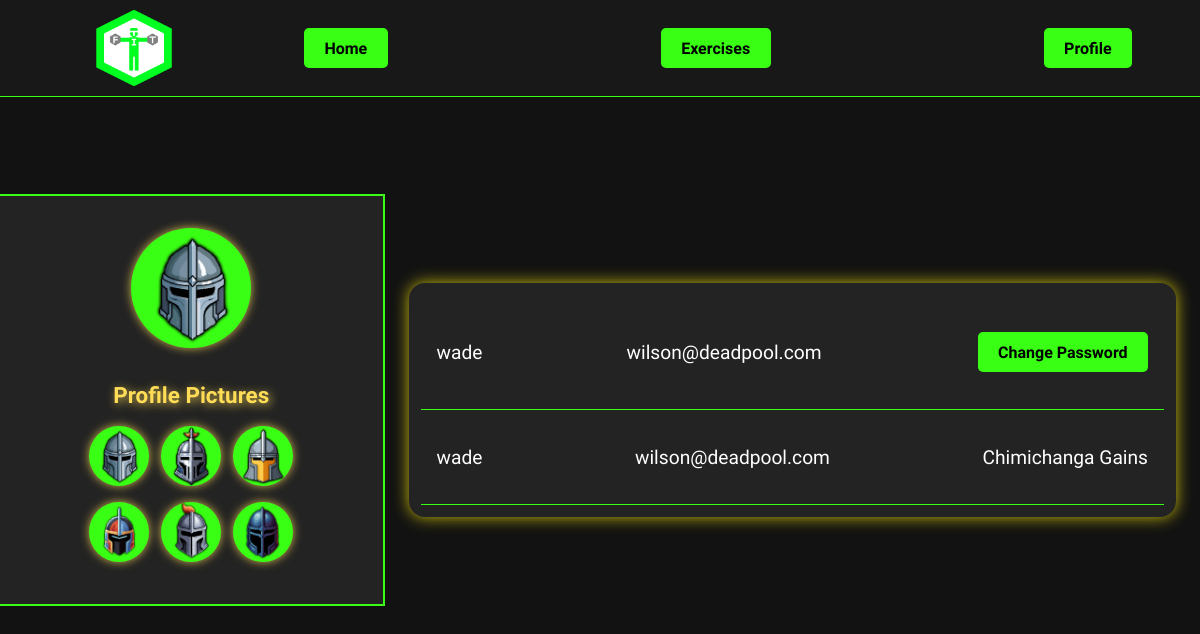
Page /fitness/profile/ (signed in) on the committed database.
### gym/models.py (models this page shows, shortened)
class FitCrawlerUser(AbstractBaseUser):
    email = models.EmailField(max_length=255, unique=True)
    username = models.CharField(max_length=63, unique=True)
    TYPES = ( ('FitKnight', 'FitKnight'), ('FitGuildOfficer', 'FitGuildOfficer'))
    user_type = models.CharField(max_length=31, choices=TYPES, default='FitKnight')
    gym = models.ForeignKey('gym.Gym', on_delete=models.SET_NULL, null=True, blank=True)
    profile_pic = models.CharField(max_length=63, default='default.png')
    is_admin = models.BooleanField(default=False)
    is_active = models.BooleanField(default=True)
    USERNAME_FIELD = 'username'
    EMAIL_FIELD = 'email'
    REQUIRED_FIELDS = ['email']
    objects = FitUserManager()

class Gym(models.Model):
    name = models.CharField(max_length=255)
    description = models.TextField(max_length=511, blank=True)
    join_code = models.CharField(max_length=31, unique=True)
    owner = models.OneToOneField(FitCrawlerUser, on_delete=models.CASCADE, related_name='owned_gym', primary_key=True)

### fitness/views.py (the view)
# urls.py: path('profile/', views.profile , name='profile'),
@login_required
def profile(request):
    user = request.user
    officer = None
    officer = FitCrawlerUser.objects.filter(id=user.gym_id).first()
    pfp = 'gym/pfp/' + user.profile_pic
    return render(request, 'fitness/profile.html', {'officer': officer, 'pfp':pfp})

### fitness/templates/fitness/profile.html
{% extends 'fitness/header.html' %}
{% load static %}
{% block content%}
<link rel="stylesheet" type="text/css" href="{% static 'fitness/profile.css' %}">
<body>
    <div class="left">
        <img src="{% static pfp %}" class="profilePic">
        <p class="profileTitle">Profile Pictures</p>
        <div class="profileContainer">
            <a href="{% url 'fitness:set_profile_picture' 0 %}"><img src="{% static 'gym/pfp/default.png' %}" class="profilePict"></a>
            <a href="{% url 'fitness:set_profile_picture' 1 %}"><img src="{% static 'gym/pfp/p2.png' %}" class="profilePict"></a>
            <a href="{% url 'fitness:set_profile_picture' 2 %}"><img src="{% static 'gym/pfp/p3.png' %}" class="profilePict"></a>
        </div>
        <div class="profileContainer">
            <a href="{% url 'fitness:set_profile_picture' 3 %}"><img src="{% static 'gym/pfp/p4.png' %}" class="profilePict"></a>
            <a href="{% url 'fitness:set_profile_picture' 4 %}"><img src="{% static 'gym/pfp/p5.png' %}" class="profilePict"></a>
            <a href="{% url 'fitness:set_profile_picture' 5 %}"><img src="{% static 'gym/pfp/p6.png' %}" class="profilePict"></a>
        </div>
    </div>
    <div class="right">
        <div class="row">
            <p class="text">{{user.username}}</p>
            <p class="text">{{user.email}}</p>
            <h4><a href="{% url 'gym:change_password' %}" class="button">Change Password</a></h4>
        </div>
        <div class="row">
            {% if officer %}
                <p class="text">{{ officer.username }}</p>
                <p class="text">{{ officer.email }}</p>
                <p class="text">{{ user.gym.name }}</p>
            {% else %}
                <p class="text">No officer found.</p>
                <p class="text">N/A</p>
                <p class="text">No gym found</p>
            {% endif %}
        </div>
    </div>
</body>
{% endblock %}

### fitness/static/fitness/header.css (style rules this page uses)
body { background-color: #282828; color: white; font-family: "Rajdhani", sans-serif; margin: 0; }
.button { display: inline-block; background-color: #39FF14; color: black; padding: 1.3vh 1.7vw; text-decoration: none; border-radius: 5px; margin-left: 1vw; transition: background-color 0.3s, transform 0.2s; border: none; cursor: pointer; }

### fitness/static/fitness/profile.css (style rules this page uses)
body { font-family: 'Rajdhani', sans-serif; background-color: #121212; color: white; margin: 0; padding: 0; display: flex; justify-content: center; align-items: center; height: 100vh; }
.left { width: 30%; background-color: #232323; display: flex; flex-direction: column; align-items: center; justify-content: center; padding: 4vh; border: 2px solid #39FF14; border-left: none; }
.profilePic { width: 10vw; height: 10vw; border-radius: 50%; background-color: #39FF14; margin-bottom: 1.5vh; box-shadow: 0px 0px 10px rgba(255, 221, 87, 0.8); }
.profileTitle { font-size: 1.4rem; color: #ffdd57; text-shadow: 2px 2px 10px rgba(255, 221, 87, 0.8); font-weight: bold; margin-bottom: 1.5vh; }
.profileContainer { display: flex; }
.profilePict { width: 5vw; height: 5vw; background-color: #39FF14; border-radius: 50%; margin: .75vh; box-shadow: 0px 0px 10px rgba(255, 221, 87, 0.8); }
.right { width: 70%; display: flex; flex-direction: column; justify-content: center; padding: 1.5vh; margin: 0 2vw; background-color: #232323; border-radius: 16px; box-shadow: 0rem 0rem 1rem rgb(200, 188, 13); }
.row { display: flex; justify-content: space-between; align-items: center; padding: 2vh; border-bottom: 1px solid #39FF14; }
.text { font-size: 1.2rem; color: white; font-weight: 400; }

### rows in the picture
FitCrawlerUser: username "wade", email "wilson@deadpool.com", gym.name "Chimichanga Gains"
